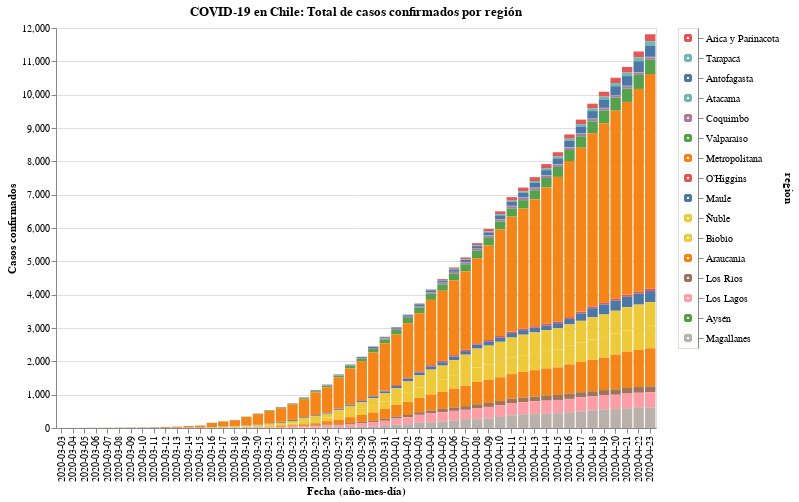

Notebook cell for this chart:
### Code cell
#hide_input
input_dropdown = alt.binding_select(options=data['region'].unique())
selection1 = alt.selection_single(fields=['region'], bind=input_dropdown, name=' ')
selection2 = alt.selection_multi(fields=['region'], on='mouseover')
color = alt.condition(selection1 | selection2,
                    alt.Color('region:N', legend=None),
                    alt.value('lightgray'))

chart = alt.Chart(data).mark_bar().encode(
    x=alt.X('date:O', axis=alt.Axis(title='Fecha (año-mes-día)')),
    y=alt.Y('casos', axis=alt.Axis(title='Casos confirmados')),
    color=color,
    tooltip='casos',
    order=alt.Order(
    # Sort the segments of the bars by this field
    'codigo region',
    sort='descending'
    )
).properties(
    title='COVID-19 en Chile: Total de casos confirmados por región'
).add_selection(
    selection1, selection2
).transform_filter(
    selection1
)

legend = alt.Chart(data).mark_point().encode(
    y=alt.Y('region:N', axis=alt.Axis(orient='right'), sort=regiones),
    color=color
).add_selection(
    selection1, selection2
)

chart.properties(width=600, height=400) | legend

### Figure 1 — Vega-Lite specification as saved in the notebook (floating-point values rounded to 4 significant figures; data arrays with more than 128 entries replaced by an {"elided": "..."} marker saying what was removed)
{"config": {"view": {"continuousWidth": 400, "continuousHeight": 300}}, "hconcat": [{"mark": "bar", "encoding": {"color": {"condition": {"type": "nominal", "field": "region", "legend": null, "selection": {"or": [" ", "selector010"]}}, "value": "lightgray"}, "order": {"type": "quantitative", "field": "codigo region", "sort": "descending"}, "tooltip": {"type": "quantitative", "field": "casos"}, "x": {"type": "ordinal", "axis": {"title": "Fecha (año-mes-día)"}, "field": "date"}, "y": {"type": "quantitative", "axis": {"title": "Casos confirmados"}, "field": "casos"}}, "height": 400, "selection": {" ": {"type": "single", "fields": ["region"], "bind": {"input": "select", "options": ["Arica y Parinacota", "Tarapacá", "Antofagasta", "Atacama", "Coquimbo", "Valparaíso", "Metropolitana", "O’Higgins", "Maule", "Ñuble", "Biobío", "Araucanía", "Los Ríos", "Los Lagos", "Aysén", "Magallanes"]}}, "selector010": {"type": "multi", "fields": ["region"], "on": "mouseover"}}, "title": "COVID-19 en Chile: Total de casos confirmados por región", "transform": [{"filter": {"selection": " "}}], "width": 600}, {"mark": "point", "encoding": {"color": {"condition": {"type": "nominal", "field": "region", "legend": null, "selection": {"or": [" ", "selector010"]}}, "value": "lightgray"}, "y": {"type": "nominal", "axis": {"orient": "right"}, "field": "region", "sort": ["Arica y Parinacota", "Tarapacá", "Antofagasta", "Atacama", "Coquimbo", "Valparaíso", "Metropolitana", "O’Higgins", "Maule", "Ñuble", "Biobío", "Araucanía", "Los Ríos", "Los Lagos", "Aysén", "Magallanes"]}}, "selection": {" ": {"type": "single", "fields": ["region"], "bind": {"input": "select", "options": ["Arica y Parinacota", "Tarapacá", "Antofagasta", "Atacama", "Coquimbo", "Valparaíso", "Metropolitana", "O’Higgins", "Maule", "Ñuble", "Biobío", "Araucanía", "Los Ríos", "Los Lagos", "Aysén", "Magallanes"]}}, "selector010": {"type": "multi", "fields": ["region"], "on": "mouseover"}}}], "data": {"name": "data-998cdfd2cccd8af08f1e0a7249f6f45d"}, "$schema": "https://vega.github.io/schema/vega-lite/v4.8.1.json", "datasets": {"data-998cdfd2cccd8af08f1e0a7249f6f45d": {"elided": "832 records"}}}
